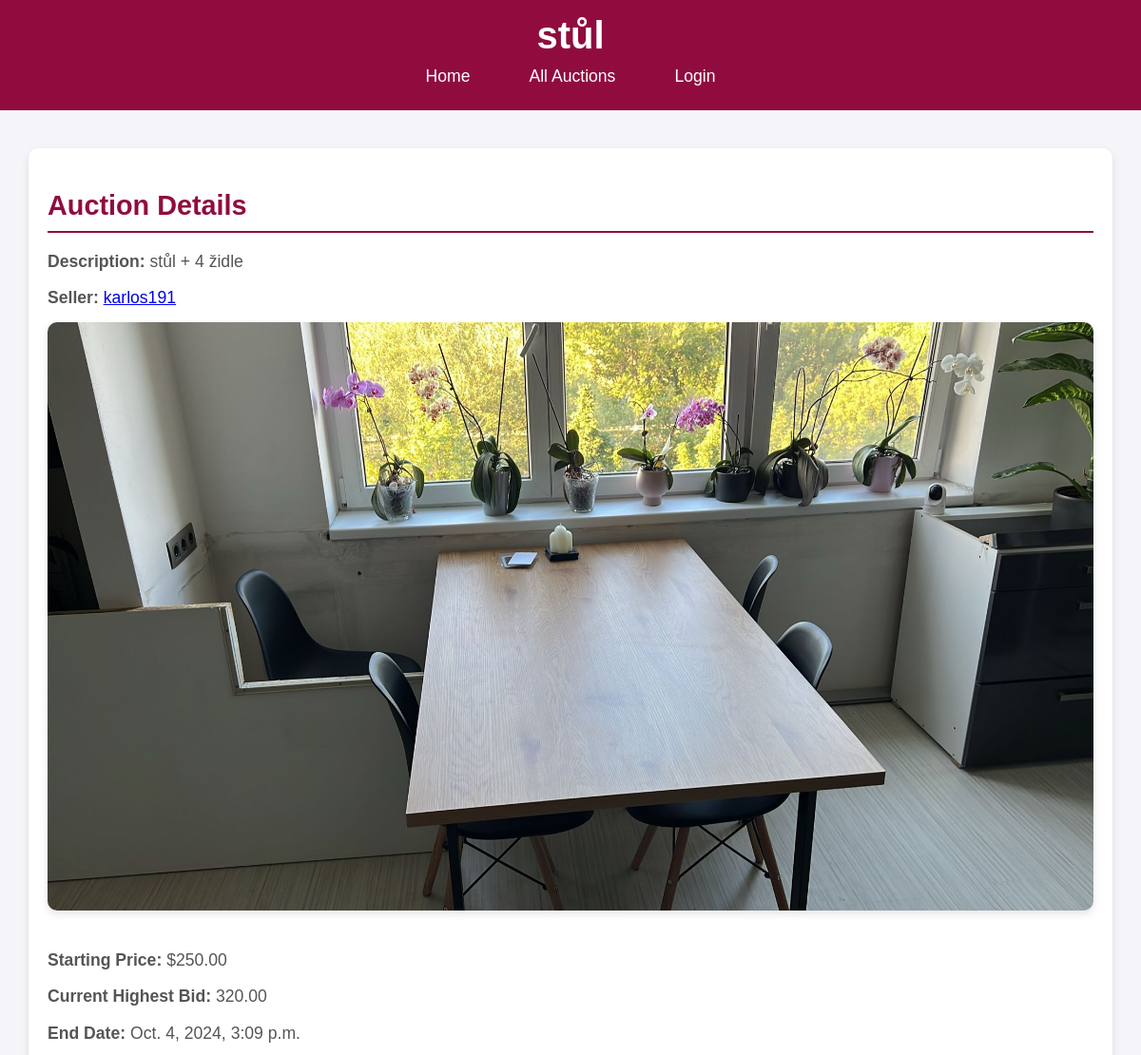
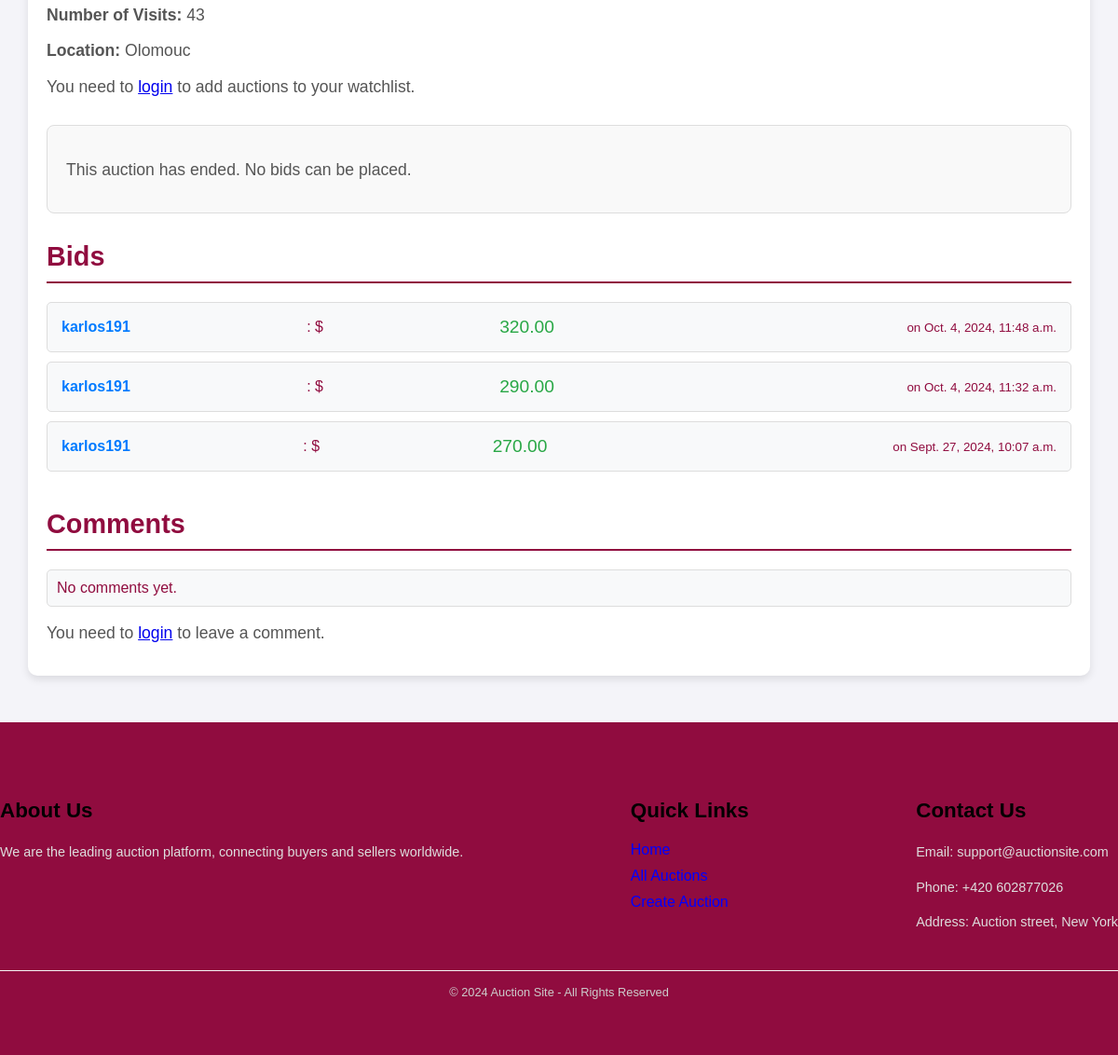
/auction/5/, run on the app's committed database (2 pictures, top to bottom).
### auctions/models.py (models this page shows, shortened)
class Auction(models.Model):
    user = models.ForeignKey(settings.AUTH_USER_MODEL, on_delete=models.CASCADE, related_name='auctions')
    title = models.CharField(max_length=255)
    description = models.TextField()
    photos = models.ImageField(upload_to='auction_photos/', blank=True, null=True)
    category = models.ForeignKey(Category, on_delete=models.CASCADE)
    is_closed = models.BooleanField(default=False)
    starting_price = models.DecimalField(max_digits=10, decimal_places=2, )
    current_price = models.DecimalField(max_digits=10, decimal_places=2, default=0.00)
    minimum_amount = models.DecimalField(max_digits=10, decimal_places=2)
    buy_now_price = models.DecimalField(max_digits=10, decimal_places=2, blank=True, null=True)
    promoted = models.BooleanField(default=False)
    location = models.CharField(max_length=255, blank=True, null=True)
    start_date = models.DateTimeField(default=timezone.now, editable=False)
    end_date = models.DateTimeField()
    num_visits = models.IntegerField(default=0)
    is_canceled = models.BooleanField(default=False)
    watchers = models.ManyToManyField(settings.AUTH_USER_MODEL, related_name='watching_auctions', blank=True)
    winner = models.ForeignKey(settings.AUTH_USER_MODEL, null=True, blank=True, on_delete=models.SET_NULL,
                               related_name='won_auctions')

class CustomUser(AbstractBaseUser, PermissionsMixin):
    profile_image = models.ImageField(upload_to='profile_images/', null=True, blank=True)
    email = models.EmailField(unique=True)
    username = models.CharField(max_length=255)
    city = models.CharField(max_length=100, null=True, blank=True)
    address = models.CharField(max_length=255, null=True, blank=True)
    watchlist = models.ManyToManyField('Auction', related_name='watched_by', blank=True)
    date_joined = models.DateTimeField(auto_now_add=True)
    account_status = models.CharField(
        max_length=10, choices=[('ACTIVE', 'Active'), ('INACTIVE', 'Inactive'), ('BLOCKED', 'Blocked')]
    )
    account_type = models.CharField(
        max_length=10, choices=[('NORMAL', 'Normal'), ('PREMIUM', 'Premium')]
    )
    is_active = models.BooleanField(default=True)
    is_staff = models.BooleanField(default=False)
    USERNAME_FIELD = 'email'
    REQUIRED_FIELDS = ['username']
    objects = CustomUserManager()
    groups = models.ManyToManyField(
        'auth.Group',
        related_name='customer_set',
        blank=True,
        help_text='The groups this user belongs to.',
        verbose_name='groups',
    )
    user_permissions = models.ManyToManyField(
        'auth.Permission',
        related_name='customer_set',
        blank=True,
        help_text='Specific permissions for this user.',
        verbose_name='user permissions',
    )

class Bid(models.Model):
    auction = models.ForeignKey(Auction, on_delete=models.CASCADE, related_name='bids')
    user = models.ForeignKey(settings.AUTH_USER_MODEL, on_delete=models.CASCADE)
    amount = models.DecimalField(max_digits=10, decimal_places=2)
    created_at = models.DateTimeField(auto_now_add=True)

### auctions/views.py (the view, shortened to what this page needs)
# urls.py: path('auction/<int:pk>/', views.auction_detail, name='auction_detail'),
def auction_detail(request, pk):
    auction = get_object_or_404(Auction, pk=pk)
    bid_form = BidForm(request.POST or None)
    comment_form = CommentForm(request.POST or None)
    now = timezone.now()
    auction_has_ended = auction.end_date and auction.end_date < now
    auction.num_visits += 1
    auction.save()
    comments = auction.comments.all().order_by('-created_at')
    return render(request, 'auctions/auction_detail.html', {
        'auction': auction,
        'bid_form': bid_form,
        'comment_form': comment_form,
        'comments': comments,
        'now': now,
        'auction_has_ended': auction_has_ended
    })

### auctions/templates/auctions/auction_detail.html (shortened to what this page needs)
<!DOCTYPE html>
<html lang="en">
<head>
    {% load static %}
    <link rel="stylesheet" href="{% static 'css/footer.css' %}">
</head>
<body>
<header>
    <h1>{{ auction.title }}</h1>
    <nav>
        <ul>
            <li><a href="{% url 'home' %}">Home</a></li>
            <li><a href="{% url 'auctions_list' %}">All Auctions</a></li>
            {% if user.is_authenticated %}
                <li>
                    <form method="POST" action="{% url 'custom_logout' %}">
                        {% csrf_token %}
                        <button type="submit" style="background:none; border:none; color:white; cursor:pointer;">Logout</button>
                    </form>
                </li>
            {% else %}
                <li><a href="{% url 'login' %}">Login</a></li>
            {% endif %}
        </ul>
    </nav>
</header>
<main>
    <section>
        <h2>Auction Details</h2>
        <p><strong>Description:</strong> {{ auction.description }}</p>
        <p><strong>Seller:</strong> <a href="{% url 'user_profile' user_id=auction.user.id %}">{{ auction.user.username }}</a></p>
        {% if auction.photos %}
            <img src="{{ auction.photos.url }}" alt="{{ auction.title }}">
        {% else %}
            <p>No photo available for this auction.</p>
        {% endif %}
        <p><strong>Starting Price:</strong> ${{ auction.minimum_amount }}</p>
        <p><strong>Current Highest Bid:</strong>
            {% if auction.bids.exists %}
                {% with auction.bids.all|dictsortreversed:"amount" as sorted_bids %}
                    {{ sorted_bids.0.amount }}
                {% endwith %}
            {% else %}
                No bids yet
            {% endif %}
        </p>
        <p><strong>End Date:</strong> {{ auction.end_date }}</p>
        <p><strong>Number of Visits:</strong> {{ auction.num_visits }}</p>
        <p><strong>Location:</strong> {{ auction.location }}</p>
        {% if user.is_authenticated %}
            {% if auction in user.watchlist.all %}
                <p>⭐ You are watching this auction.</p>
                <form method="post" action="{% url 'remove_from_watchlist' pk=auction.pk %}">
                    {% csrf_token %}
                    <button type="submit">Remove from Watchlist</button>
                </form>
            {% else %}
                <form method="post" action="{% url 'add_to_watchlist' pk=auction.pk %}">
                    {% csrf_token %}
                    <button type="submit">Add to Watchlist</button>
                </form>
            {% endif %}
        {% else %}
            <p>You need to <a href="{% url 'login' %}">login</a> to add auctions to your watchlist.</p>
        {% endif %}
    </section>
    <section class="action-section">
        {% if auction.end_date > now and not auction.is_closed %}
            <h2>Place a Bid</h2>
            <form method="post" action="{% url 'place_bid' pk=auction.pk %}">
                {% csrf_token %}
                <label for="amount">Your Bid:</label>
                <input type="number" name="amount" step="0.01" min="{{ auction.minimum_amount }}" required>
                <button type="submit">Place Bid</button>
            </form>
            {% if auction.buy_now_price %}
                <form method="post" action="{% url 'buy_now' pk=auction.pk %}">
                    {% csrf_token %}
                    <button type="submit">Buy Now for ${{ auction.buy_now_price }}</button>
                </form>
            {% endif %}
            {% if auction.user == user and not auction.bids.exists and not auction.is_closed %}
                <form method="post" action="{% url 'cancel_auction' pk=auction.pk %}">
                    {% csrf_token %}
                    <button type="submit" class="cancel-button">Cancel Auction</button>
                </form>
            {% endif %}
        {% else %}
            <p>This auction has ended. No bids can be placed.</p>
        {% endif %}
    </section>
    <section>
        <h2>Bids</h2>
        <ul class="bids-list">
            {% with auction.bids.all|dictsortreversed:"amount" as sorted_bids %}
                {% for bid in sorted_bids %}
                    <li>
                        <span class="bidder">{{ bid.user.username }}</span>: $<span class="bid-amount">{{ bid.amount }}</span>
                        <br><small>on {{ bid.created_at }}</small>
                    </li>
                {% empty %}
                    <li>No bids have been placed yet.</li>
                {% endfor %}
            {% endwith %}
        </ul>
    </section>
    <section class="comments-section">
        <h2>Comments</h2>
        <ul class="comment-list">
            {% for comment in comments %}
                <li>
                    <strong class="comment-author">{{ comment.user.username }}:</strong> {{ comment.content }}
                    <br><small>Rating: {{ comment.rating }} stars | Posted on {{ comment.created_at }}</small>
                </li>
            {% empty %}
                <li>No comments yet.</li>
            {% endfor %}
        </ul>
        {% if user.is_authenticated %}
            <h3>Leave a Comment</h3>
            <form method="post">
                {% csrf_token %}
                {{ comment_form.as_p }}
                <button type="submit" name="comment_submit">Submit Comment</button>
            </form>
        {% else %}
            <p>You need to <a href="{% url 'login' %}">login</a> to leave a comment.</p>
        {% endif %}
    </section>
</main>
 <footer>
    <div class="container">
        <div class="about">
            <h3>About Us</h3>
            <p>We are the leading auction platform, connecting buyers and sellers worldwide.</p>
        </div>
        <div class="quick-links">
            <h3>Quick Links</h3>
            <ul>
                <li><a href="{% url 'home' %}">Home</a></li>
                <li><a href="{% url 'auctions_list' %}">All Auctions</a></li>
                <li><a href="{% url 'create_auction' %}">Create Auction</a></li>
            </ul>
        </div>
        <div class="contact">
            <h3>Contact Us</h3>
            <p>Email: support@auctionsite.com</p>
            <p>Phone: +420 602877026</p>
            <p>Address: Auction street, New York</p>
        </div>
    </div>
    <div class="bottom-bar">
        &copy; 2024 Auction Site - All Rights Reserved
    </div>
</footer>
</body>
</html>

### static/css/footer.css (style rules this page uses)
footer { background-color: #900C3F; color: #f5f5f5; padding: 60px 0; font-family: Arial, sans-serif; margin-top: 50px; width: 100%; position: relative; bottom: 0; }
footer .container { max-width: 1200px; margin: 0 auto; display: flex; justify-content: space-between; flex-wrap: wrap; gap: 30px; }
footer h3 { color: black; font-size: 1.4rem; margin-bottom: 20px; font-weight: bold; }
footer p { color: #ddd; font-size: 0.9rem; line-height: 1.6; margin-bottom: 10px; }
footer ul { list-style-type: none; padding: 0; margin: 0; }
footer ul li { margin-bottom: 10px; }
footer ul li a { color: blue; text-decoration: none; font-size: 1rem; }
footer .bottom-bar { margin-top: 30px; text-align: center; border-top: 1px solid #f5f5f5; padding-top: 15px; font-size: 0.8rem; color: #ccc; }

### auctions/templates/auctions/auction_detail.html (style rules this page uses)
body { font-family: Arial, sans-serif; background-color: #f4f4f9; margin: 0; padding: 0; color: #900C3F; }
header { background-color: #900C3F; color: white; padding: 15px 0; text-align: center; }
header h1 { margin: 0; font-size: 2.5rem; }
nav ul { list-style-type: none; padding: 0; margin: 10px 0; display: flex; justify-content: center; }
nav ul li { margin: 0 15px; }
nav ul li a, nav ul li form button { text-decoration: none; color: white; font-size: 1.1rem; background: none; border: none; cursor: pointer; padding: 8px 16px; transition: background-color 0.3s ease; }
main { max-width: 1100px; margin: 40px auto; padding: 20px; background-color: #fff; border-radius: 10px; box-shadow: 0 4px 8px rgba(0, 0, 0, 0.1); }
h2 { color: #900C3F; font-size: 1.8rem; border-bottom: 2px solid #900C3F; padding-bottom: 10px; margin-bottom: 20px; }
img { max-width: 100%; height: auto; margin-bottom: 20px; border-radius: 10px; box-shadow: 0 4px 8px rgba(0, 0, 0, 0.1); }
p { font-size: 1.1rem; margin-bottom: 15px; color: #555; }
.action-section { margin: 30px 0; padding: 20px; background-color: #f9f9f9; border-radius: 8px; border: 1px solid #ddd; }
.bids-list { list-style-type: none; padding: 0; margin: 0; }
.bids-list li { padding: 15px; background-color: #f8f9fa; margin-bottom: 10px; border-radius: 5px; border: 1px solid #ddd; display: flex; justify-content: space-between; align-items: center; }
.bidder { font-weight: bold; color: #007bff; }
.bid-amount { font-size: 1.2rem; color: #28a745; }
.comments-section { margin-top: 40px; }
.comment-list { list-style-type: none; padding: 0; }
.comment-list li { padding: 10px; background-color: #f8f9fa; margin-bottom: 10px; border-radius: 5px; border: 1px solid #ddd; }

### data on the page
Auction: title "stůl", description "stůl + 4 židle", user.username "karlos191", photos (picture), minimum_amount "250.00", end_date "Oct. 4, 2024, 3:09 p.m.", num_visits "43", location "Olomouc"
Bid: amount "320.00", user.username "karlos191", created_at "Oct. 4, 2024, 11:48 a.m."
Bid: user.username "karlos191", amount "290.00", created_at "Oct. 4, 2024, 11:32 a.m."
Bid: user.username "karlos191", amount "270.00", created_at "Sept. 27, 2024, 10:07 a.m."
